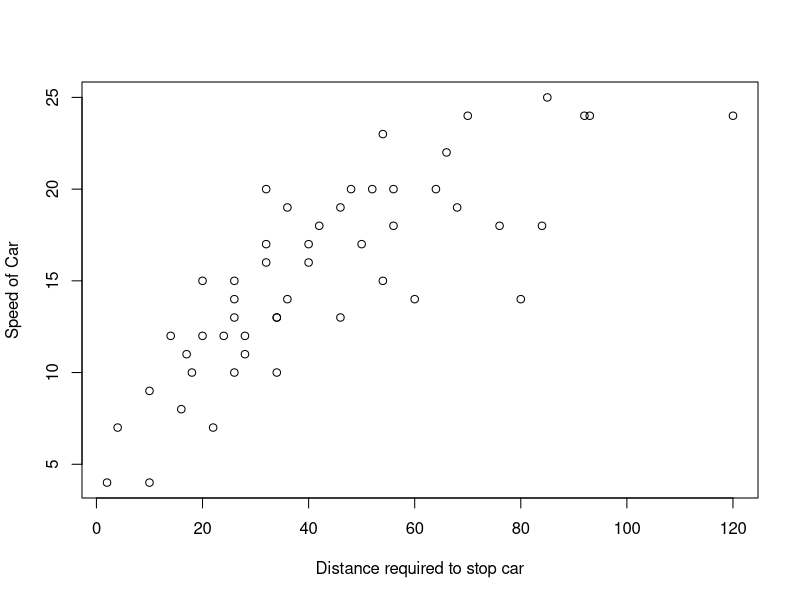

Source code (R):
## ---- chunk 1
#| echo: false
#| #rendering file so no R code is shown
#| #Taking the cars dataset available in r, a dataframe with 50 observations on 2 variables: speed measured in miles per hour, and stopping distance required in feet
#| #Below is a simple scatter plot showing stopping distance required on the x axis vs speed of car on y axis
plot(datasets::cars$dist, datasets::cars$speed, type = "p", xlab = "Distance required to stop car", ylab = "Speed of Car")
